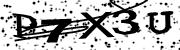
#> input picture quebra_captcha/bdcaptcha/caminho_captcha.png, 180 x 50 px; its folder holds only this picture in this run
$ python tratar_captcha.py
#> lines starting #> are read from the running program, lines starting #| are printed output that depends on the picture
import cv2,os,glob
import numpy as np
from PIL import Image

def tratar_imagens(pasta_origem,pasta_destino='ajeitado'):
#> called with pasta_origem = 'bdcaptcha', pasta_destino = 'ajeitado'
    arquivos = glob.glob(f"{pasta_origem}/*")
    for arquivo in arquivos:
        image = cv2.imread(arquivo)
#> image is the input picture: shape (50, 180, 3); min 0, max 255, mean 185.7
        image_cinza = cv2.cvtColor(image, cv2.COLOR_RGB2GRAY)
        image_cinza = cv2.dilate(image_cinza, np.ones((3, 4), np.uint8))
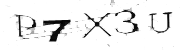
#> image_cinza: shape (50, 180); min 3, max 255, mean 237.3
        image_cinza = cv2.erode(image_cinza, np.ones((2, 2), np.uint8))
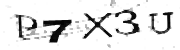
#> image_cinza: shape (50, 180); min 3, max 255, mean 226.8
        _,imagem_tratada = cv2.threshold(image_cinza, 127, 255, cv2.THRESH_TOZERO or cv2.THRESH_OTSU)
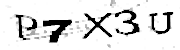
#> imagem_tratada: shape (50, 180); min 0, max 255, mean 223.1
        nome_arquivo = os.path.basename(arquivo)
        cv2.imwrite(f'{pasta_destino}/{nome_arquivo}', imagem_tratada)

    arquivos = glob.glob(f"{pasta_destino}/*")
    for arquivo in arquivos:
        imagem = Image.open(arquivo)
        imagem = imagem.convert("P")
        imagem2 = Image.new("P", imagem.size, 255)

        for x in range(imagem.size[1]):
            for y in range(imagem.size[0]):
                cor_pixel = imagem.getpixel((y, x))
                if cor_pixel == 139:
                    imagem2.putpixel((y, x), 0)

        nome_arquivo = os.path.basename(arquivo)
        imagem2 = imagem2.convert('RGB')
        imagem2.save(f'{pasta_destino}/{nome_arquivo}')

if __name__ == '__main__':
    tratar_imagens('bdcaptcha')
